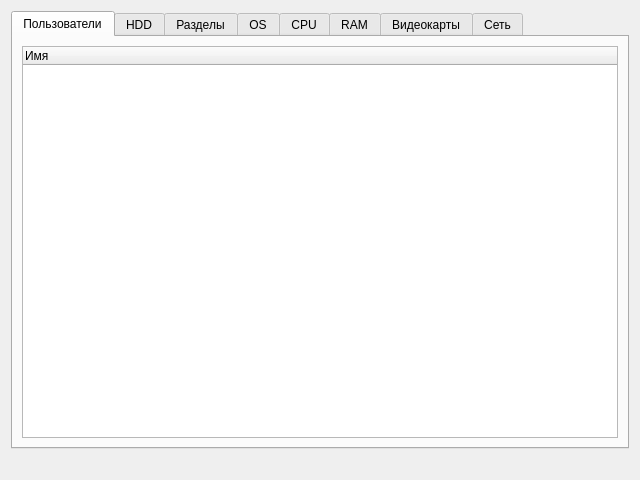
<?xml version="1.0" encoding="UTF-8"?>
<ui version="4.0">
 <class>information</class>
 <widget class="QWidget" name="information">
  <property name="geometry">
   <rect>
    <x>0</x>
    <y>0</y>
    <width>640</width>
    <height>480</height>
   </rect>
  </property>
  <property name="minimumSize">
   <size>
    <width>640</width>
    <height>480</height>
   </size>
  </property>
  <property name="windowTitle">
   <string>Информация о ПК</string>
  </property>
  <property name="windowIcon">
   <iconset>
    <normaloff>icon.png</normaloff>icon.png</iconset>
  </property>
  <property name="styleSheet">
   <string notr="true">font: 8pt &quot;Consolas&quot;;</string>
  </property>
  <layout class="QVBoxLayout" name="verticalLayout_2">
   <item>
    <widget class="QTabWidget" name="tabWidget">
     <property name="currentIndex">
      <number>0</number>
     </property>
     <widget class="QWidget" name="tab">
      <attribute name="title">
       <string>Пользователи</string>
      </attribute>
      <layout class="QGridLayout" name="gridLayout_2">
       <item row="0" column="0">
        <widget class="QTreeWidget" name="treeWidget">
         <column>
          <property name="text">
           <string>Имя</string>
          </property>
         </column>
        </widget>
       </item>
      </layout>
     </widget>
     <widget class="QWidget" name="tab_2">
      <attribute name="title">
       <string>HDD</string>
      </attribute>
      <layout class="QVBoxLayout" name="verticalLayout">
       <item>
        <widget class="QTextEdit" name="textEdit">
         <property name="readOnly">
          <bool>true</bool>
         </property>
        </widget>
       </item>
      </layout>
     </widget>
     <widget class="QWidget" name="tab_6">
      <attribute name="title">
       <string>Разделы</string>
      </attribute>
      <layout class="QHBoxLayout" name="horizontalLayout_3">
       <item>
        <widget class="QTextEdit" name="textEdit_7">
         <property name="readOnly">
          <bool>true</bool>
         </property>
        </widget>
       </item>
      </layout>
     </widget>
     <widget class="QWidget" name="tab_3">
      <attribute name="title">
       <string>OS</string>
      </attribute>
      <layout class="QHBoxLayout" name="horizontalLayout">
       <item>
        <widget class="QTextEdit" name="textEdit_2">
         <property name="readOnly">
          <bool>true</bool>
         </property>
        </widget>
       </item>
      </layout>
     </widget>
     <widget class="QWidget" name="tab_4">
      <attribute name="title">
       <string>CPU</string>
      </attribute>
      <layout class="QHBoxLayout" name="horizontalLayout_2">
       <item>
        <widget class="QTextEdit" name="textEdit_3">
         <property name="readOnly">
          <bool>true</bool>
         </property>
        </widget>
       </item>
      </layout>
     </widget>
     <widget class="QWidget" name="tab_8">
      <attribute name="title">
       <string>RAM</string>
      </attribute>
      <layout class="QVBoxLayout" name="verticalLayout_3">
       <item>
        <widget class="QTextEdit" name="textEdit_5">
         <property name="readOnly">
          <bool>true</bool>
         </property>
        </widget>
       </item>
      </layout>
     </widget>
     <widget class="QWidget" name="tab_5">
      <attribute name="title">
       <string>Видеокарты</string>
      </attribute>
      <layout class="QHBoxLayout" name="horizontalLayout_4">
       <item>
        <widget class="QTextEdit" name="textEdit_4">
         <property name="readOnly">
          <bool>true</bool>
         </property>
        </widget>
       </item>
      </layout>
     </widget>
     <widget class="QWidget" name="tab_9">
      <attribute name="title">
       <string>Сеть</string>
      </attribute>
      <layout class="QVBoxLayout" name="verticalLayout_4">
       <item>
        <widget class="QTextEdit" name="textEdit_6">
         <property name="readOnly">
          <bool>true</bool>
         </property>
        </widget>
       </item>
      </layout>
     </widget>
    </widget>
   </item>
   <item>
    <widget class="QLabel" name="error">
     <property name="text">
      <string/>
     </property>
    </widget>
   </item>
  </layout>
 </widget>
 <resources/>
 <connections/>
</ui>
